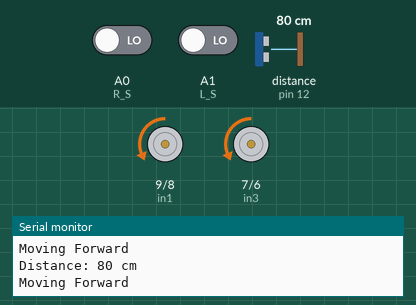
This sketch was run on a simulated Arduino Uno, built with avr-gcc and run on an emulated ATmega328P. Parts: motor-driver pin pairs drawn as motors (green arrow = first pin HIGH = forward, orange = second pin HIGH = backward, longer = more drive, scaled by the enable pin), the last lines printed to the serial monitor. Wiring (inferred from the names in the program): ultrasonic range finder: trigger pin 13; echo pin 12. The test bench sets the inputs (shaded band); at power-on: distance to the obstacle (sensor on pin 12) 80 cm, A0 (R_S) LOW, A1 (L_S) LOW. The echo pulse lasts 58.3 µs per cm.

Above: at 1.2 s.
1.3 s: distance to the obstacle (sensor on pin 12) set to 19 cm
4.3 s: distance to the obstacle (sensor on pin 12) set to 15 cm
At 5.5 s:
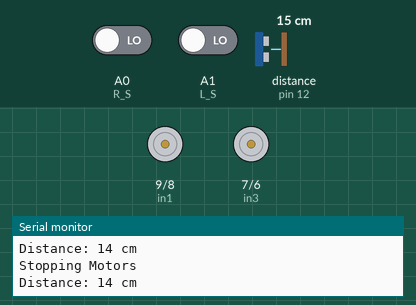
5.8 s: distance to the obstacle (sensor on pin 12) set to 18 cm
At 7.0 s:
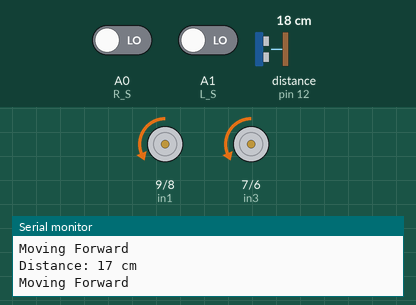
7.3 s: A0 (R_S) driven HIGH
At 8.5 s:
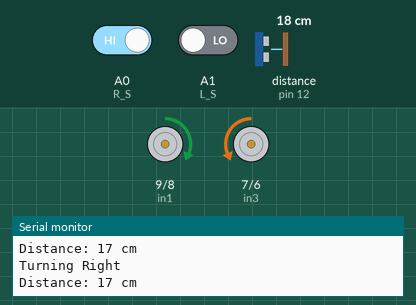
8.8 s: A1 (L_S) driven HIGH
At 9.8 s:
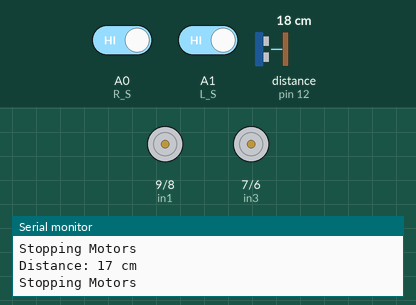
11.8 s: A0 (R_S) driven LOW
At 12.2 s:
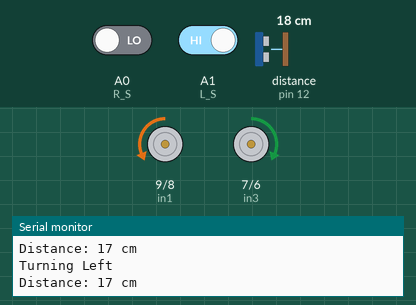
Timing chart, 0 to 14.3 s (numbered marks = the images above; inputs shaded):
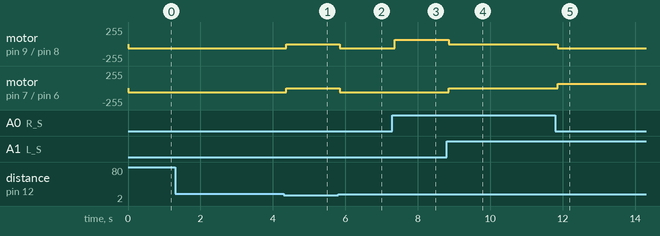

The sketch:

obstacl_stop_line_follow.ino
```cpp
#define enA 10 // Enable1 L298 Pin enA
#define in1 9  // Motor1 L298 Pin in1
#define in2 8  // Motor1 L298 Pin in2
#define in3 7  // Motor2 L298 Pin in3
#define in4 6  // Motor2 L298 Pin in4
#define enB 5  // Enable2 L298 Pin enB

#define R_S A0 // IR sensor Right
#define L_S A1 // IR sensor Left

#define echo 12    // Echo pin
#define trigger 13 // Trigger pin

void setup() {
  Serial.begin(9600);

  pinMode(enA, OUTPUT);
  pinMode(in1, OUTPUT);
  pinMode(in2, OUTPUT);
  pinMode(enB, OUTPUT);
  pinMode(in3, OUTPUT);
  pinMode(in4, OUTPUT);

  pinMode(R_S, INPUT);
  pinMode(L_S, INPUT);

  pinMode(trigger, OUTPUT);
  pinMode(echo, INPUT);
}

void moveForward() {
  Serial.println("Moving Forward");
  digitalWrite(in1, LOW);
  digitalWrite(in2, HIGH);
  analogWrite(enA, 65);

  digitalWrite(in3, LOW);
  digitalWrite(in4, HIGH);
  analogWrite(enB, 65);
}

void turnLeft() {
  Serial.println("Turning Left");
  digitalWrite(in1, LOW);
  digitalWrite(in2, HIGH);
  analogWrite(enA, 65);

  digitalWrite(in3, HIGH);
  digitalWrite(in4, LOW);
  analogWrite(enB, 65);
}

void turnRight() {
  Serial.println("Turning Right");
  digitalWrite(in1, HIGH);
  digitalWrite(in2, LOW);
  analogWrite(enA, 65);

  digitalWrite(in3, LOW);
  digitalWrite(in4, HIGH);
  analogWrite(enB, 65);
}

void stopMotors() {
  Serial.println("Stopping Motors");
  digitalWrite(in1, LOW);
  digitalWrite(in2, LOW);
  analogWrite(enA, 0);

  digitalWrite(in3, LOW);
  digitalWrite(in4, LOW);
  analogWrite(enB, 0);
}

int getDistance() {
  digitalWrite(trigger, LOW);
  delayMicroseconds(2);
  digitalWrite(trigger, HIGH);
  delayMicroseconds(10);
  digitalWrite(trigger, LOW);
  int duration = pulseIn(echo, HIGH);
  int distance = duration / 58; // Convert pulse duration to distance (cm)
  Serial.print("Distance: ");
  Serial.print(distance);
  Serial.println(" cm");
  return distance;
}

void loop() {
  int rightSensor = digitalRead(R_S);
  int leftSensor = digitalRead(L_S);
  int distance = getDistance();

  // If an obstacle is detected, stop
  if (distance <= 15) {
    stopMotors();
    // Add additional behavior or adjustments as needed
  } else {
    // Perform line following
    if (rightSensor == HIGH && leftSensor == HIGH) {
      stopMotors();
    } else if (rightSensor == LOW && leftSensor == LOW) {
      moveForward();
    } else if (rightSensor == HIGH && leftSensor == LOW) {
      turnRight();
    } else if (rightSensor == LOW && leftSensor == HIGH) {
      turnLeft();
    }
    // Add additional line-following behaviors as needed
  }
}
```

Measured:
- the behaviour switches between 17 and 16 cm on distance to the obstacle (sensor on pin 12) (found by bisection; images 0 and 1)
- after the input at 4.3 s, motor on pin 9 (in1) / pin 8 (in2), motor on pin 7 (in3) / pin 6 (in4): backward 65/255 → stopped after 0.07 s
- after the input at 5.8 s, motor on pin 9 (in1) / pin 8 (in2), motor on pin 7 (in3) / pin 6 (in4): stopped → backward 65/255 after 0.05 s
- after the input at 7.3 s, motor on pin 9 (in1) / pin 8 (in2): backward 65/255 → forward 65/255 after 0.06 s
- after the input at 8.8 s, motor on pin 9 (in1) / pin 8 (in2): forward 65/255 → stopped after 0.06 s; motor on pin 7 (in3) / pin 6 (in4): backward 65/255 → stopped after 0.06 s
- after the input at 11.8 s, motor on pin 9 (in1) / pin 8 (in2): stopped → backward 65/255 after 0.06 s; motor on pin 7 (in3) / pin 6 (in4): stopped → forward 65/255 after 0.06 s
